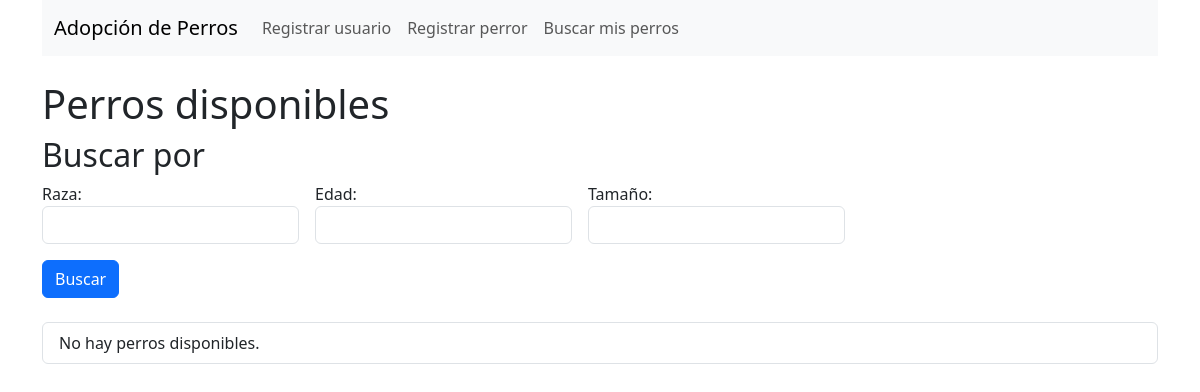
The app's page /, older data.
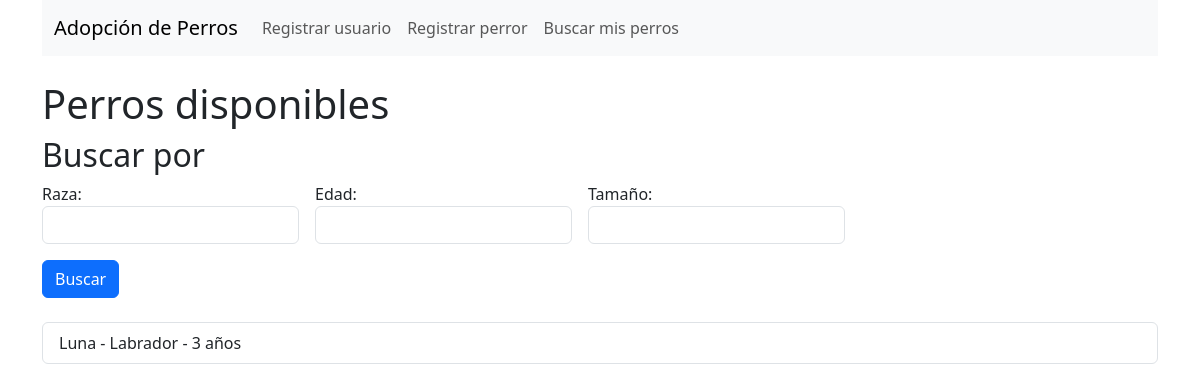
The same page, newer data.
### adopciones/models.py (models this page shows)
class Perro(models.Model):
    nombre = models.CharField(max_length=100)
    raza = models.CharField(max_length=50)
    edad = models.IntegerField()
    tamaño = models.CharField(max_length=20)
    peso = models.FloatField()
    estado_salud = models.CharField(max_length=100)
    vacunado = models.BooleanField(default=False)
    estado = models.CharField(max_length=20, choices=[('disponible', 'Disponible'), ('reservado', 'Reservado'), ('adoptado', 'Adoptado')])
    temperamento = models.CharField(max_length=50)

### adopciones/views.py (the view, shortened to what this page needs)
# urls.py: path('', views.lista_perros, name='lista_perros'),
def lista_perros(request):
    perros = Perro.objects.filter(estado='disponible')
    form = BuscarPerroForm(request.GET or None)
    return render(request, 'lista_perros.html', {'perros': perros})

### adopciones/templates/lista_perros.html
{% extends 'base.html' %}
{% block content %}
<h1>Perros disponibles</h1>
<h2>Buscar por</h2>
<form method="get"class="mb-4">
    <div class="row g-3 align-items-center">
    <div class="col-auto">
    <label>Raza:</label>
    <input class="form-control" type="text" name="raza" value="{{ request.GET.raza }}">
    </div>
    <div class="col-auto">
    <label>Edad:</label>
    <input class="form-control" type="number" name="edad" value="{{ request.GET.edad }}">
    </div>
    <div class="col-auto">
    <label>Tamaño:</label>
    <input class="form-control" type="text" name="tamaño" value="{{ request.GET.tamaño }}">
    </div>
            <div>
    <button type="submit" class="btn btn-primary">Buscar</button>
    </div>
    </div>
</form>
<ul class="list-group">
    {% for perro in perros %}
        <li  class="list-group-item">{{ perro.nombre }} - {{ perro.raza }} - {{ perro.edad }} años</li>
    {% empty %}
        <li  class="list-group-item">No hay perros disponibles.</li>
    {% endfor %}
</ul>
{% endblock %}

### adopciones/templates/base.html (shortened to what this page needs)
<!DOCTYPE html>
<html lang="es">
<head>
    <link href="https://cdn.jsdelivr.net/npm/bootstrap@5.3.0/dist/css/bootstrap.min.css" rel="stylesheet">
</head>
<body class="container">
    <nav class="navbar navbar-expand-lg navbar-light bg-light mb-4">
      <div class="container-fluid">
        <a class="navbar-brand" href="{% url 'lista_perros' %}">Adopción de Perros</a>
        <div class="collapse navbar-collapse">
          <ul class="navbar-nav">
            <li class="nav-item"><a class="nav-link" href="{% url 'registrar_usuario' %}">Registrar usuario</a></li>
            <li class="nav-item"><a class="nav-link" href="{% url 'registrar_perro' %}">Registrar perror</a></li>
            <li class="nav-item"><a class="nav-link" href="{% url 'buscar_para_usuario' %}">Buscar mis perros</a></li>
          </ul>
        </div>
      </div>
    </nav>
    {% block content %}
    {% endblock %}
</body>
</html>

Row changes from the older to the newer data that the page shows:
added Perro: nombre "Luna", raza "Labrador", edad "3"
Text that changed along with them:
text no longer shown: "No hay perros disponibles."
